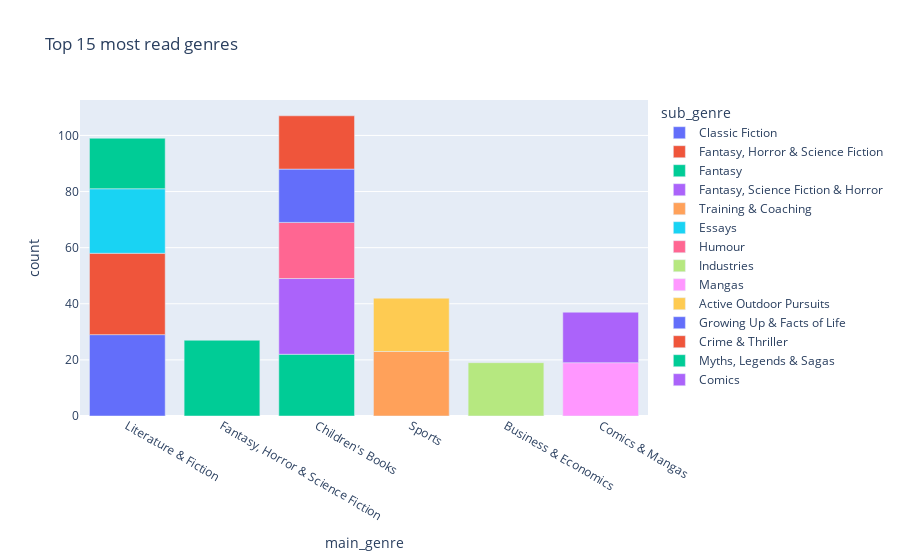

Source (notebook cell):
### Code cell
df_genre =df[['main_genre', 'sub_genre']].value_counts().reset_index().head(15)
fig = px.bar(df_genre, x='main_genre', y="count", color='sub_genre',
             title='Top 15 most read genres')
fig.show()

### Figure 1 — Plotly figure (JSON) as saved in the notebook; plotly's stock layout.template omitted (floating-point values rounded to 4 significant figures)
{"data": [{"alignmentgroup": "True", "hovertemplate": "sub_genre=Classic Fiction<br>main_genre=%{x}<br>count=%{y}<extra></extra>", "legendgroup": "Classic Fiction", "marker": {"color": "#636efa", "pattern": {"shape": ""}}, "name": "Classic Fiction", "offsetgroup": "Classic Fiction", "orientation": "v", "showlegend": true, "textposition": "auto", "type": "bar", "x": ["Literature & Fiction"], "xaxis": "x", "y": [29], "yaxis": "y"}, {"alignmentgroup": "True", "hovertemplate": "sub_genre=Fantasy, Horror & Science Fiction<br>main_genre=%{x}<br>count=%{y}<extra></extra>", "legendgroup": "Fantasy, Horror & Science Fiction", "marker": {"color": "#EF553B", "pattern": {"shape": ""}}, "name": "Fantasy, Horror & Science Fiction", "offsetgroup": "Fantasy, Horror & Science Fiction", "orientation": "v", "showlegend": true, "textposition": "auto", "type": "bar", "x": ["Literature & Fiction"], "xaxis": "x", "y": [29], "yaxis": "y"}, {"alignmentgroup": "True", "hovertemplate": "sub_genre=Fantasy<br>main_genre=%{x}<br>count=%{y}<extra></extra>", "legendgroup": "Fantasy", "marker": {"color": "#00cc96", "pattern": {"shape": ""}}, "name": "Fantasy", "offsetgroup": "Fantasy", "orientation": "v", "showlegend": true, "textposition": "auto", "type": "bar", "x": ["Fantasy, Horror & Science Fiction", "Children's Books"], "xaxis": "x", "y": [27, 22], "yaxis": "y"}, {"alignmentgroup": "True", "hovertemplate": "sub_genre=Fantasy, Science Fiction & Horror<br>main_genre=%{x}<br>count=%{y}<extra></extra>", "legendgroup": "Fantasy, Science Fiction & Horror", "marker": {"color": "#ab63fa", "pattern": {"shape": ""}}, "name": "Fantasy, Science Fiction & Horror", "offsetgroup": "Fantasy, Science Fiction & Horror", "orientation": "v", "showlegend": true, "textposition": "auto", "type": "bar", "x": ["Children's Books"], "xaxis": "x", "y": [27], "yaxis": "y"}, {"alignmentgroup": "True", "hovertemplate": "sub_genre=Training & Coaching<br>main_genre=%{x}<br>count=%{y}<extra></extra>", "legendgroup": "Training & Coaching", "marker": {"color": "#FFA15A", "pattern": {"shape": ""}}, "name": "Training & Coaching", "offsetgroup": "Training & Coaching", "orientation": "v", "showlegend": true, "textposition": "auto", "type": "bar", "x": ["Sports"], "xaxis": "x", "y": [23], "yaxis": "y"}, {"alignmentgroup": "True", "hovertemplate": "sub_genre=Essays<br>main_genre=%{x}<br>count=%{y}<extra></extra>", "legendgroup": "Essays", "marker": {"color": "#19d3f3", "pattern": {"shape": ""}}, "name": "Essays", "offsetgroup": "Essays", "orientation": "v", "showlegend": true, "textposition": "auto", "type": "bar", "x": ["Literature & Fiction"], "xaxis": "x", "y": [23], "yaxis": "y"}, {"alignmentgroup": "True", "hovertemplate": "sub_genre=Humour<br>main_genre=%{x}<br>count=%{y}<extra></extra>", "legendgroup": "Humour", "marker": {"color": "#FF6692", "pattern": {"shape": ""}}, "name": "Humour", "offsetgroup": "Humour", "orientation": "v", "showlegend": true, "textposition": "auto", "type": "bar", "x": ["Children's Books"], "xaxis": "x", "y": [20], "yaxis": "y"}, {"alignmentgroup": "True", "hovertemplate": "sub_genre=Industries<br>main_genre=%{x}<br>count=%{y}<extra></extra>", "legendgroup": "Industries", "marker": {"color": "#B6E880", "pattern": {"shape": ""}}, "name": "Industries", "offsetgroup": "Industries", "orientation": "v", "showlegend": true, "textposition": "auto", "type": "bar", "x": ["Business & Economics"], "xaxis": "x", "y": [19], "yaxis": "y"}, {"alignmentgroup": "True", "hovertemplate": "sub_genre=Mangas<br>main_genre=%{x}<br>count=%{y}<extra></extra>", "legendgroup": "Mangas", "marker": {"color": "#FF97FF", "pattern": {"shape": ""}}, "name": "Mangas", "offsetgroup": "Mangas", "orientation": "v", "showlegend": true, "textposition": "auto", "type": "bar", "x": ["Comics & Mangas"], "xaxis": "x", "y": [19], "yaxis": "y"}, {"alignmentgroup": "True", "hovertemplate": "sub_genre=Active Outdoor Pursuits<br>main_genre=%{x}<br>count=%{y}<extra></extra>", "legendgroup": "Active Outdoor Pursuits", "marker": {"color": "#FECB52", "pattern": {"shape": ""}}, "name": "Active Outdoor Pursuits", "offsetgroup": "Active Outdoor Pursuits", "orientation": "v", "showlegend": true, "textposition": "auto", "type": "bar", "x": ["Sports"], "xaxis": "x", "y": [19], "yaxis": "y"}, {"alignmentgroup": "True", "hovertemplate": "sub_genre=Growing Up & Facts of Life<br>main_genre=%{x}<br>count=%{y}<extra></extra>", "legendgroup": "Growing Up & Facts of Life", "marker": {"color": "#636efa", "pattern": {"shape": ""}}, "name": "Growing Up & Facts of Life", "offsetgroup": "Growing Up & Facts of Life", "orientation": "v", "showlegend": true, "textposition": "auto", "type": "bar", "x": ["Children's Books"], "xaxis": "x", "y": [19], "yaxis": "y"}, {"alignmentgroup": "True", "hovertemplate": "sub_genre=Crime & Thriller<br>main_genre=%{x}<br>count=%{y}<extra></extra>", "legendgroup": "Crime & Thriller", "marker": {"color": "#EF553B", "pattern": {"shape": ""}}, "name": "Crime & Thriller", "offsetgroup": "Crime & Thriller", "orientation": "v", "showlegend": true, "textposition": "auto", "type": "bar", "x": ["Children's Books"], "xaxis": "x", "y": [19], "yaxis": "y"}, {"alignmentgroup": "True", "hovertemplate": "sub_genre=Myths, Legends & Sagas<br>main_genre=%{x}<br>count=%{y}<extra></extra>", "legendgroup": "Myths, Legends & Sagas", "marker": {"color": "#00cc96", "pattern": {"shape": ""}}, "name": "Myths, Legends & Sagas", "offsetgroup": "Myths, Legends & Sagas", "orientation": "v", "showlegend": true, "textposition": "auto", "type": "bar", "x": ["Literature & Fiction"], "xaxis": "x", "y": [18], "yaxis": "y"}, {"alignmentgroup": "True", "hovertemplate": "sub_genre=Comics<br>main_genre=%{x}<br>count=%{y}<extra></extra>", "legendgroup": "Comics", "marker": {"color": "#ab63fa", "pattern": {"shape": ""}}, "name": "Comics", "offsetgroup": "Comics", "orientation": "v", "showlegend": true, "textposition": "auto", "type": "bar", "x": ["Comics & Mangas"], "xaxis": "x", "y": [18], "yaxis": "y"}], "layout": {"barmode": "relative", "legend": {"title": {"text": "sub_genre"}, "tracegroupgap": 0}, "title": {"text": "Top 15 most read genres"}, "xaxis": {"anchor": "y", "domain": [0, 1], "title": {"text": "main_genre"}}, "yaxis": {"anchor": "x", "domain": [0, 1], "title": {"text": "count"}}}}
